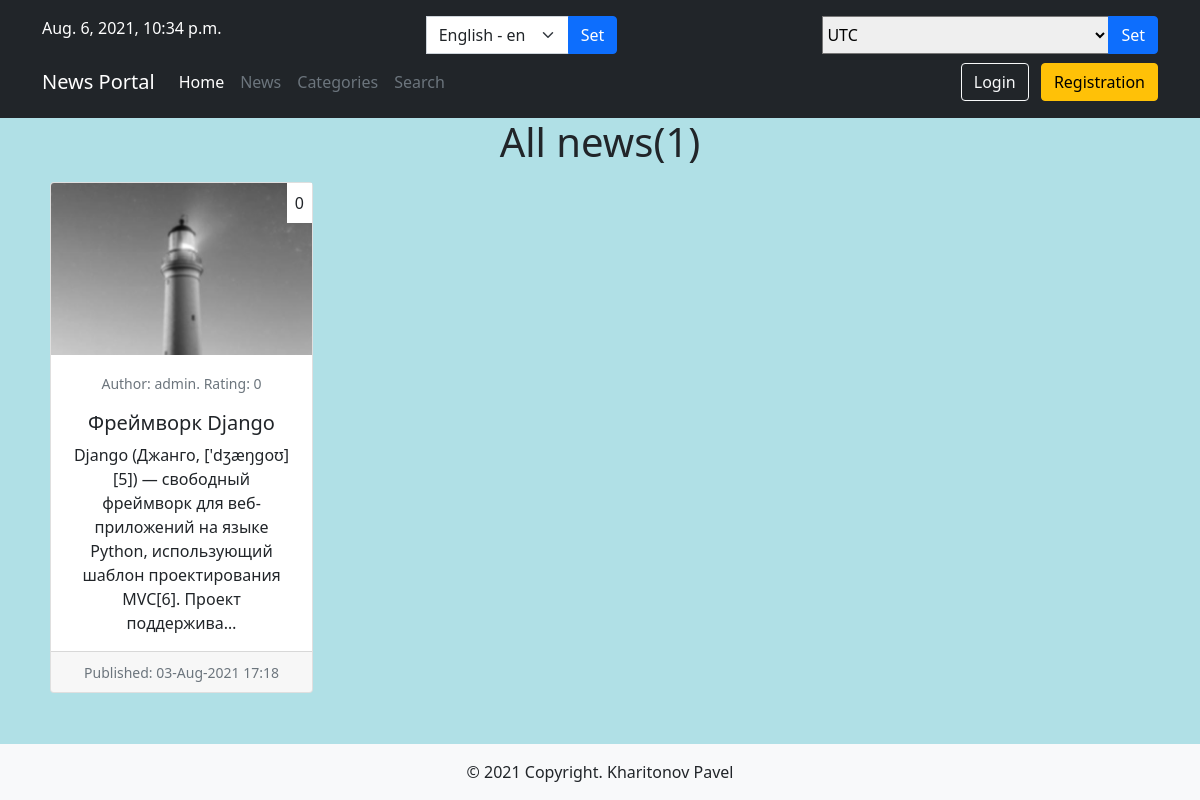
The app's page /, older data.
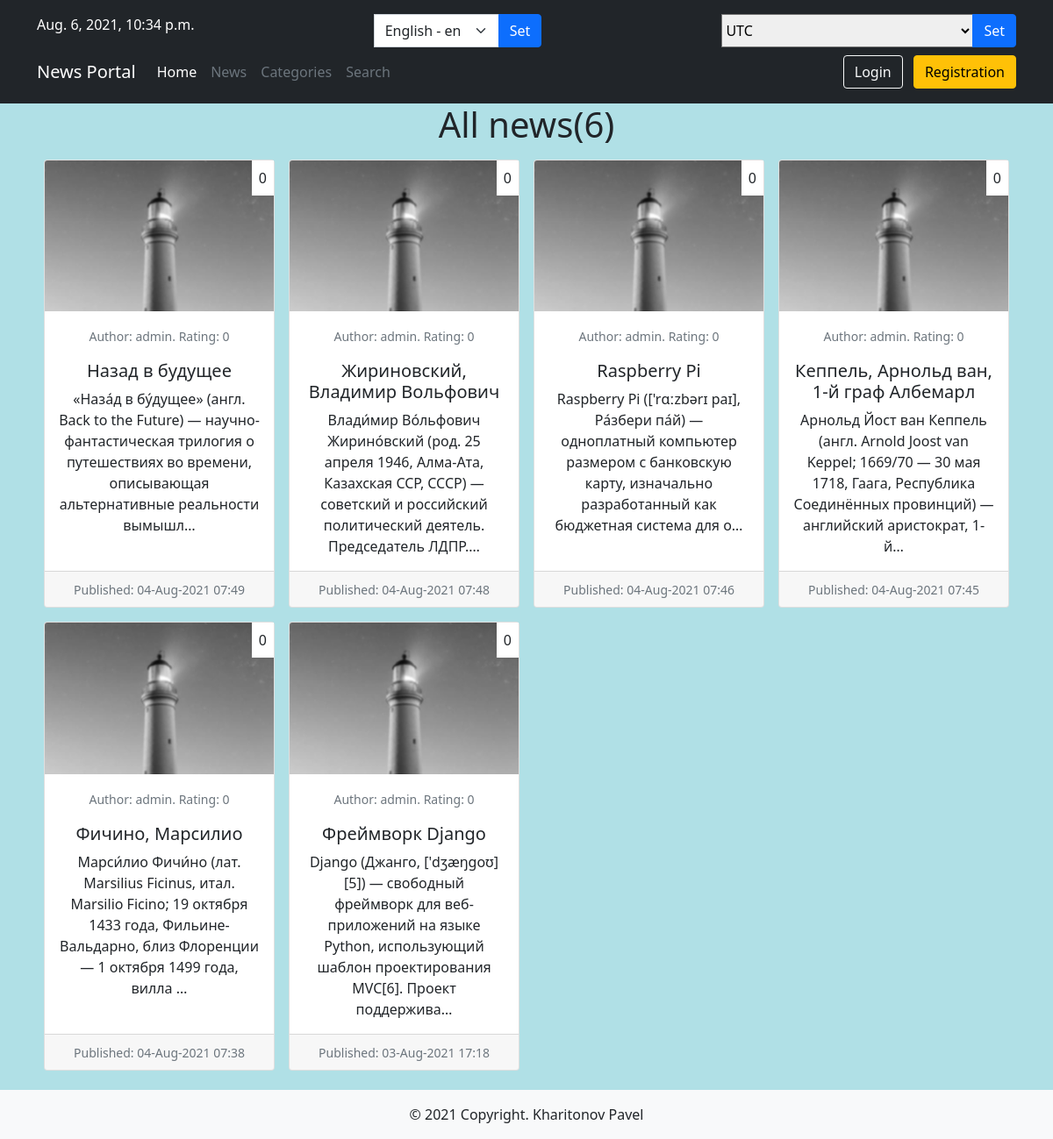
The same page, newer data.
### news/models.py (models this page shows, shortened)
class Post(models.Model):
    ARTICLE = 'AR'
    NEWS = 'NS'
    POST_CHOICES = (
        (ARTICLE, _('Article')),
        (NEWS, pgettext_lazy('Singular', 'News')),
    )
    author = models.ForeignKey(Author, on_delete=models.CASCADE, verbose_name=_('Author'))
    type_post = models.CharField(max_length=2, choices=POST_CHOICES,
                                 default=ARTICLE, verbose_name=_('Type'))
    created_at = models.DateTimeField(auto_now_add=True, verbose_name=_('Date of creation'))
    category = models.ManyToManyField(Category, through='PostCategory', verbose_name=_('Category'))
    title = models.CharField(max_length=255, verbose_name=_('Title'))
    content = models.TextField(verbose_name=_('Content'))
    rating = models.IntegerField(default=0, verbose_name=_('Rating'))
    users_with_like = models.ManyToManyField(User, blank=True, null=True, related_name='users_with_like')
    users_with_dislike = models.ManyToManyField(User, editable=False, blank=True, null=True, related_name='users_with_dislike')
    def get_absolute_url(self):
        return f'/news/{self.id}'
    class Meta:
        verbose_name = _('Publication')
        verbose_name_plural = _('Publications')
        ordering = ('-id',)

class Author(models.Model):
    user = models.OneToOneField(User, on_delete=models.CASCADE, verbose_name=_('User'))
    rating = models.IntegerField(default=0, verbose_name=_('Rating'))
    def get_rating(self):
        return self.rating
    def __str__(self):
        return f'{self.user}'
    class Meta:
        verbose_name = _('Author')
        verbose_name_plural = _('Authors')

### news/views.py (the view)
# urls.py: path('', HomeView.as_view(), name='home'),
class HomeView(ListView):
    model = Post
    template_name = 'news/posts.html'
    context_object_name = 'posts'
    ordering = ['-created_at']
    def get_context_data(self, **kwargs):
        context = super().get_context_data(**kwargs)
        context['count_post'] = Post.objects.all().count()
        return context

### news/templatetags/custom_tags.py (called while the page is built)
@register.filter(name='censor')
def censor(value):
    words = ['дурак', 'сука']
    for word in words:
        if word in value:
            value = value.replace(word, '***')
    return str(value)

@register.simple_tag(name='is_not_author', takes_context=True)
def is_not_author(context):
    request = context["request"]
    is_not_author = not request.user.groups.filter(name='authors').exists()
    return is_not_author

@register.simple_tag(name='get_current_time')
def get_current_time():
    return timezone.now()

@register.simple_tag(name='get_timezones')
def get_timezones():
    return pytz.common_timezones

### news/templates/news/posts.html (shortened to what this page needs)
{% extends 'default.html' %}
{% load i18n %}
{% block content %}
<h1 class="text-center">{% trans "All news" %}({{ count_post }})</h1>
{% if posts %}
<div class="card-group text-left">
  {% for post in posts %}
  {% block card %}
    {% include 'news/inc/_card.html' %}
  {% endblock card%}
  {% endfor %}
</div>
  {% else %}
    <div class="alert alert-primary" role="alert">
      {% trans "No news yet" %}
    </div>
  {% endif %}
{% endblock content %}

### news/templates/news/inc/_card.html (shortened to what this page needs)
{% load custom_tags %}
{% load i18n %}
  <div class="col-12 col-md-6 col-lg-4 col-xl-3 p-2 text-center">
    <div class="card h-100" >
      <span class="position-absolute top-0 end-0 p-2 bg-white">
        <span class="text-dark">{{ post.rating }}</span>
      </span>
      <img src="/media/photo.jpg" class="card-img-top" alt="{{ post.title|censor }}">
      <div class="card-body">
        <p class="card-text"><small class="text-muted">{% trans "Author" %}: {{ post.author }}. {% trans "Rating" %}: {{ post.author.get_rating }}</small></p>
        <h5 class="card-title"><a href="{{ post.get_absolute_url }}" class="text-dark text-decoration-none">{{ post.title|censor }}</a></h5>
        <p class="card-text">{{ post.content|censor|truncatechars:150 }}</p>
      </div>
      <div class="card-footer">
        <small class="text-muted">{% trans "Published" %}: {{ post.created_at|date:'d-M-Y H:i'  }}</small>
      </div>
    </div>
  </div>

Row changes from the older to the newer data that the page shows:
added Post: rating "0", author "admin", author.get_rating "0", title|censor "Назад в будущее", content|censor "«Наза́д в бу́дущее» (англ. Back to the Future) — научно-фантастическая трилогия о путешествиях во времени, описывающая альтернативные реальности вымышл…", created_at "04-Aug-2021 07:49"
added Post: rating "0", author "admin", author.get_rating "0", title|censor "Жириновский, Владимир Вольфович", content|censor "Влади́мир Во́льфович Жирино́вский (род. 25 апреля 1946, Алма-Ата, Казахская ССР, СССР) — советский и российский политический деятель. Председатель ЛДПР.…", created_at "04-Aug-2021 07:48"
added Post: rating "0", author "admin", author.get_rating "0", title|censor "Raspberry Pi", content|censor "Raspberry Pi (['rɑːzbərɪ paɪ], Ра́збери па́й) — одноплатный компьютер размером с банковскую карту, изначально разработанный как бюджетная система для о…", created_at "04-Aug-2021 07:46"
added Post: rating "0", author "admin", author.get_rating "0", title|censor "Кеппель, Арнольд ван, 1-й граф Албемарл", content|censor "Арнольд Йост ван Кеппель (англ. Arnold Joost van Keppel; 1669/70 — 30 мая 1718, Гаага, Республика Соединённых провинций) — английский аристократ, 1-й…", created_at "04-Aug-2021 07:45"
added Post: rating "0", author "admin", author.get_rating "0", title|censor "Фичино, Марсилио", content|censor "Марси́лио Фичи́но (лат. Marsilius Ficinus, итал. Marsilio Ficino; 19 октября 1433 года, Фильине-Вальдарно, близ Флоренции — 1 октября 1499 года, вилла …", created_at "04-Aug-2021 07:38"
Text that changed along with them:
{{ count_post }}: "1" → "6"
